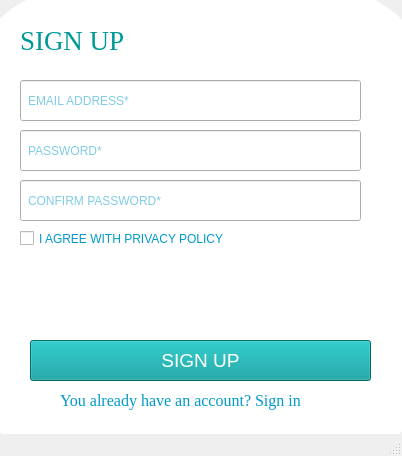
<?xml version="1.0" encoding="UTF-8"?>
<ui version="4.0">
 <class>MainWindow</class>
 <widget class="QMainWindow" name="MainWindow">
  <property name="geometry">
   <rect>
    <x>0</x>
    <y>0</y>
    <width>402</width>
    <height>456</height>
   </rect>
  </property>
  <property name="windowTitle">
   <string>MainWindow</string>
  </property>
  <property name="styleSheet">
   <string notr="true">color:White</string>
  </property>
  <widget class="QWidget" name="centralwidget">
   <widget class="QLineEdit" name="wwhite1">
    <property name="enabled">
     <bool>true</bool>
    </property>
    <property name="geometry">
     <rect>
      <x>-30</x>
      <y>-10</y>
      <width>461</width>
      <height>471</height>
     </rect>
    </property>
    <property name="cursor">
     <cursorShape>IBeamCursor</cursorShape>
    </property>
    <property name="autoFillBackground">
     <bool>false</bool>
    </property>
    <property name="styleSheet">
     <string notr="true">border-radius:100</string>
    </property>
    <property name="inputMask">
     <string/>
    </property>
    <property name="text">
     <string/>
    </property>
    <property name="maxLength">
     <number>32767</number>
    </property>
    <property name="dragEnabled">
     <bool>false</bool>
    </property>
    <property name="readOnly">
     <bool>false</bool>
    </property>
    <property name="clearButtonEnabled">
     <bool>false</bool>
    </property>
   </widget>
   <widget class="QLineEdit" name="uemail">
    <property name="geometry">
     <rect>
      <x>20</x>
      <y>80</y>
      <width>341</width>
      <height>41</height>
     </rect>
    </property>
    <property name="styleSheet">
     <string notr="true">color:#0099CC;
padding-left: 5px;</string>
    </property>
    <property name="text">
     <string/>
    </property>
    <property name="echoMode">
     <enum>QLineEdit::Normal</enum>
    </property>
    <property name="placeholderText">
     <string>EMAIL ADDRESS*</string>
    </property>
   </widget>
   <widget class="QLabel" name="signupskibidi">
    <property name="geometry">
     <rect>
      <x>20</x>
      <y>20</y>
      <width>201</width>
      <height>41</height>
     </rect>
    </property>
    <property name="font">
     <font>
      <family>Georgia</family>
      <pointsize>20</pointsize>
     </font>
    </property>
    <property name="styleSheet">
     <string notr="true">color:#009999</string>
    </property>
    <property name="text">
     <string>SIGN UP</string>
    </property>
   </widget>
   <widget class="QLineEdit" name="upassw">
    <property name="geometry">
     <rect>
      <x>20</x>
      <y>130</y>
      <width>341</width>
      <height>41</height>
     </rect>
    </property>
    <property name="styleSheet">
     <string notr="true">color:#0099CC;
padding-left: 5px;</string>
    </property>
    <property name="echoMode">
     <enum>QLineEdit::Password</enum>
    </property>
    <property name="placeholderText">
     <string>PASSWORD*</string>
    </property>
   </widget>
   <widget class="QLineEdit" name="conpassw">
    <property name="geometry">
     <rect>
      <x>20</x>
      <y>180</y>
      <width>341</width>
      <height>41</height>
     </rect>
    </property>
    <property name="styleSheet">
     <string notr="true">color:#0099CC;
padding-left: 5px;</string>
    </property>
    <property name="text">
     <string/>
    </property>
    <property name="echoMode">
     <enum>QLineEdit::Normal</enum>
    </property>
    <property name="placeholderText">
     <string>CONFIRM PASSWORD*</string>
    </property>
   </widget>
   <widget class="QPushButton" name="signupbutton">
    <property name="geometry">
     <rect>
      <x>30</x>
      <y>340</y>
      <width>341</width>
      <height>41</height>
     </rect>
    </property>
    <property name="font">
     <font>
      <pointsize>14</pointsize>
     </font>
    </property>
    <property name="styleSheet">
     <string notr="true">background:#009999</string>
    </property>
    <property name="text">
     <string>SIGN UP</string>
    </property>
   </widget>
   <widget class="QCheckBox" name="checkBox">
    <property name="geometry">
     <rect>
      <x>20</x>
      <y>230</y>
      <width>221</width>
      <height>17</height>
     </rect>
    </property>
    <property name="styleSheet">
     <string notr="true">color:#0099CC</string>
    </property>
    <property name="text">
     <string>I AGREE WITH PRIVACY POLICY</string>
    </property>
   </widget>
   <widget class="QLabel" name="haveacc">
    <property name="geometry">
     <rect>
      <x>60</x>
      <y>310</y>
      <width>411</width>
      <height>181</height>
     </rect>
    </property>
    <property name="font">
     <font>
      <family>Georgia</family>
      <pointsize>12</pointsize>
     </font>
    </property>
    <property name="styleSheet">
     <string notr="true">color:#0099CC</string>
    </property>
    <property name="text">
     <string>You already have an account? Sign in</string>
    </property>
   </widget>
  </widget>
  <widget class="QMenuBar" name="menubar">
   <property name="geometry">
    <rect>
     <x>0</x>
     <y>0</y>
     <width>402</width>
     <height>21</height>
    </rect>
   </property>
  </widget>
  <widget class="QStatusBar" name="statusbar"/>
 </widget>
 <resources/>
 <connections/>
</ui>
